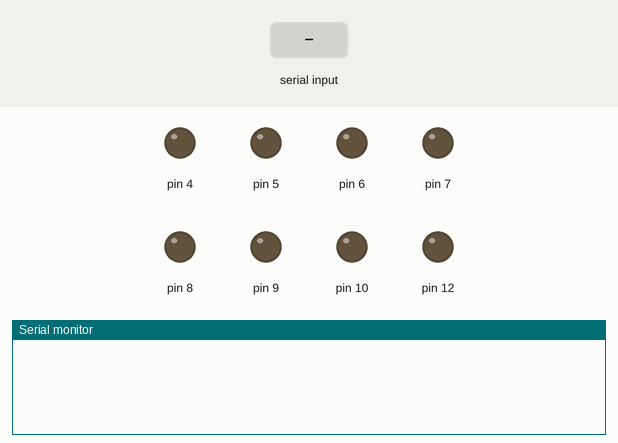
Simulated run of this sketch. Board: Arduino Uno, built with avr-gcc and run on an emulated ATmega328P. Parts: output pins drawn as LEDs (lit = HIGH), the last lines printed to the serial monitor. The inputs (shaded band) are chosen by the test bench.

Above: at 1.2 s.
1.3 s: ",x;" received over the second serial link
At 2.0 s:
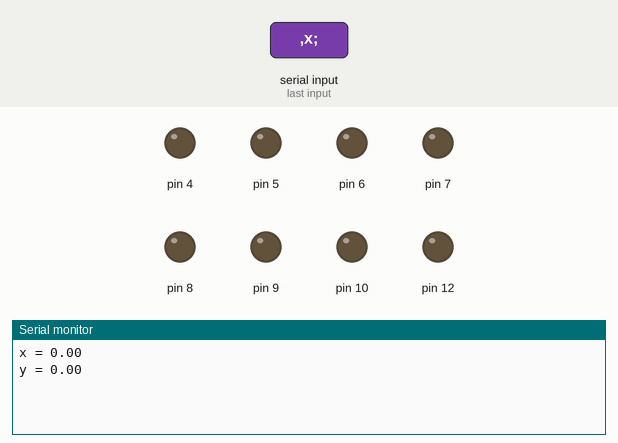
2.8 s: "1;" received over the second serial link
At 3.3 s:
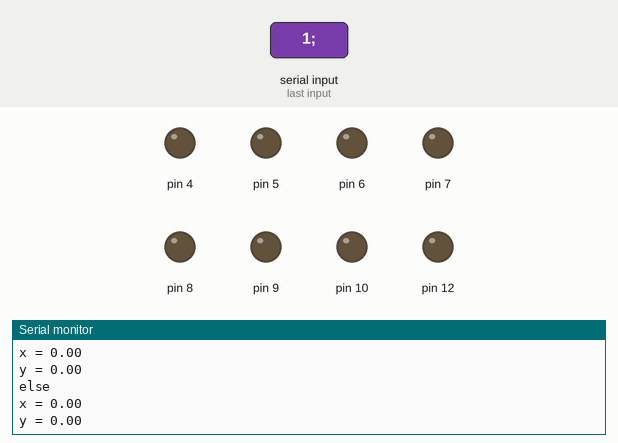

The sketch:

Serial_sbdbt_test.ino
```cpp
#include <SoftwareSerial.h>
#define AMP 127

SoftwareSerial mySerial(2, 3); // RX, TX

class mechanummover{
  private:
    typedef struct{
      int FR,FL,BR,BL;
    }WHEELPOS;

    WHEELPOS pwm;
    WHEELPOS dir;
    WHEELPOS pwm_pin;
    WHEELPOS dir_pin;
  public:
    mechanummover(int pfr,int pfl,int pbr,int pbl,int dfr,int dfl,int dbr,int dbl)
    {

      pwm_pin.FR = pfr;
      pwm_pin.BL = pbl;
      pwm_pin.FL = pfl;
      pwm_pin.BR = pbr;

      dir_pin.FR = dfr;
      dir_pin.BL = dbl;
      dir_pin.FL = dfl;
      dir_pin.BR = dbr;

      pinMode(this->dir_pin.FR,OUTPUT);
      pinMode(this->dir_pin.BL,OUTPUT);
      pinMode(this->dir_pin.FL,OUTPUT);
      pinMode(this->dir_pin.BR,OUTPUT);

      pinMode(this->pwm_pin.FR,OUTPUT);
      pinMode(this->pwm_pin.BL,OUTPUT);
      pinMode(this->pwm_pin.FL,OUTPUT);
      pinMode(this->pwm_pin.BR,OUTPUT);
    }
    void Move(float x,float y,float yaw);
};

void mechanummover::Move(float x,float y,float yaw){

  char ptr[128] = "";

  WHEELPOS m;
  float power = 0;
  float rad = 0.0;
  Serial.print("x = ");
  Serial.println(x);
  Serial.print("y = ");
  Serial.println(y);
  power = fabs(x)+fabs(y);
  rad = atan2(y, x);

  #ifdef DBGPRINT
  Serial.print("rad = ");
  Serial.println(rad);
  Serial.print("power = ");
  Serial.println(power);
  #endif

  m.FR = (char)((sin(rad)-cos(rad))*power*AMP+(yaw)*AMP);
  m.BL = (char)((sin(rad)-cos(rad))*power*AMP-(yaw)*AMP);
  m.FL = (char)((sin(rad)+cos(rad))*power*AMP-(yaw)*AMP);
  m.BR = (char)((sin(rad)+cos(rad))*power*AMP+(yaw)*AMP);

  #ifdef DBGPRINT
  sprintf(ptr,"mFR = %d ; mFL = %d ; mBR = %d ; mBL = %d ;",m.FR,m.FL,m.BR,m.BL);
  Serial.println(ptr);
  #endif

  this->pwm.FR = abs(m.FR);
  this->pwm.BL = abs(m.BL);
  this->pwm.FL = abs(m.FL);
  this->pwm.BR = abs(m.BR);

  this->dir.FR = m.FR > 0 ? 1 :0;
  this->dir.BL = m.BL > 0 ? 1 :0;
  this->dir.FL = m.FL > 0 ? 1 :0;
  this->dir.BR = m.BR > 0 ? 1 :0;

  digitalWrite(this->dir_pin.FR,this->dir.FR);
  digitalWrite(this->dir_pin.BL,this->dir.BL);
  digitalWrite(this->dir_pin.FL,this->dir.FL);
  digitalWrite(this->dir_pin.BR,this->dir.BR);

  analogWrite(this->pwm_pin.FR,this->pwm.FR);
  analogWrite(this->pwm_pin.BL,this->pwm.BL);
  analogWrite(this->pwm_pin.FL,this->pwm.FL);
  analogWrite(this->pwm_pin.BR,this->pwm.BR);

  #ifdef DBGPRINT
  sprintf(ptr,"FR = %d,%d ; FL = %d,%d ; BR = %d,%d ; BL = %d,%d ;",this->pwm.FR,this->dir.FR,this->pwm.FL,this->dir.FL,this->pwm.BR,this->dir.BR,this->pwm.BL,this->dir.BL);
  Serial.println(ptr);
  #endif
}

void setup() {
  // put your setup code here, to run once:
  mySerial.begin(9600);
  Serial.begin(9600);
}

float param_x = 0.0,param_y = 0.0,param_yaw = 0.0;

void loop() {
  static char *endptr;
  double temp = 0.0;
  static mechanummover mn(5,6,9,10,4,7,8,12);
  if (mySerial.available()) {
    String str = mySerial.readStringUntil(';');
    temp = strtod(str.c_str(), &endptr);
    String tempstr = endptr;
    #ifdef DBGPRINT
    Serial.println(endptr);
    #endif

    if(tempstr == ",x"){
      param_x = temp;
    }else if(tempstr == ",y"){
      param_y = temp;
    }else if(tempstr == ",z"){
      param_yaw = temp;
    }else{Serial.println("else");}

    #ifdef DBGPRINT
    Serial.print("x = ");
    Serial.print(param_x);
    Serial.print(" y = ");
    Serial.print(param_y);
    Serial.print(" z = ");
    Serial.println(param_yaw);
    #endif

    mn.Move(param_x,param_y,param_yaw);

  }

}
```

Measured:
- after the input at 1.3 s, the serial monitor: prints a new line at once (image 1)
- after the input at 2.8 s, the serial monitor: prints a new line at once (image 2)
